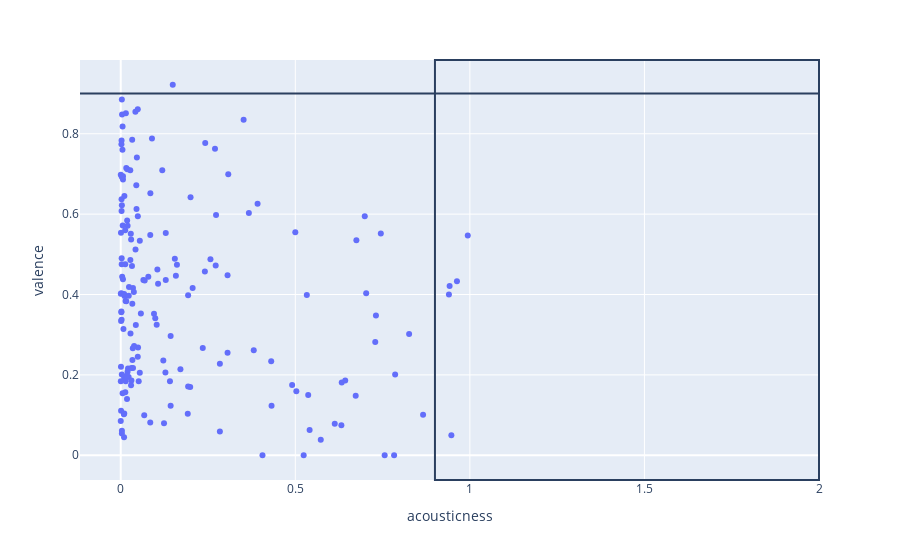

Write notebook code for a chart like this one.
### Code cell
"""Esse gráfico mostra o quão um dado pode ou não estar contido nas features do outro."""

import plotly.express as px

fig = px.scatter(DF_2, x='acousticness', y="valence")
fig.add_hline(y=0.9)
fig.add_vrect(x0=0.9, x1=2)
fig.show()

### Figure 1 — Plotly figure (JSON) as saved in the notebook; plotly's stock layout.template omitted (floating-point values rounded to 4 significant figures; data arrays with more than 128 entries replaced by an {"elided": "..."} marker saying what was removed)
{"data": [{"hovertemplate": "acousticness=%{x}<br>valence=%{y}<extra></extra>", "legendgroup": "", "marker": {"color": "#636efa", "symbol": "circle"}, "mode": "markers", "name": "", "orientation": "v", "showlegend": false, "type": "scatter", "x": {"elided": "172 float values"}, "xaxis": "x", "y": {"elided": "172 float values"}, "yaxis": "y"}], "layout": {"legend": {"tracegroupgap": 0}, "margin": {"t": 60}, "shapes": [{"type": "line", "x0": 0, "x1": 1, "xref": "x domain", "y0": 0.9, "y1": 0.9, "yref": "y"}, {"type": "rect", "x0": 0.9, "x1": 2, "xref": "x", "y0": 0, "y1": 1, "yref": "y domain"}], "xaxis": {"anchor": "y", "domain": [0, 1], "title": {"text": "acousticness"}}, "yaxis": {"anchor": "x", "domain": [0, 1], "title": {"text": "valence"}}}}
